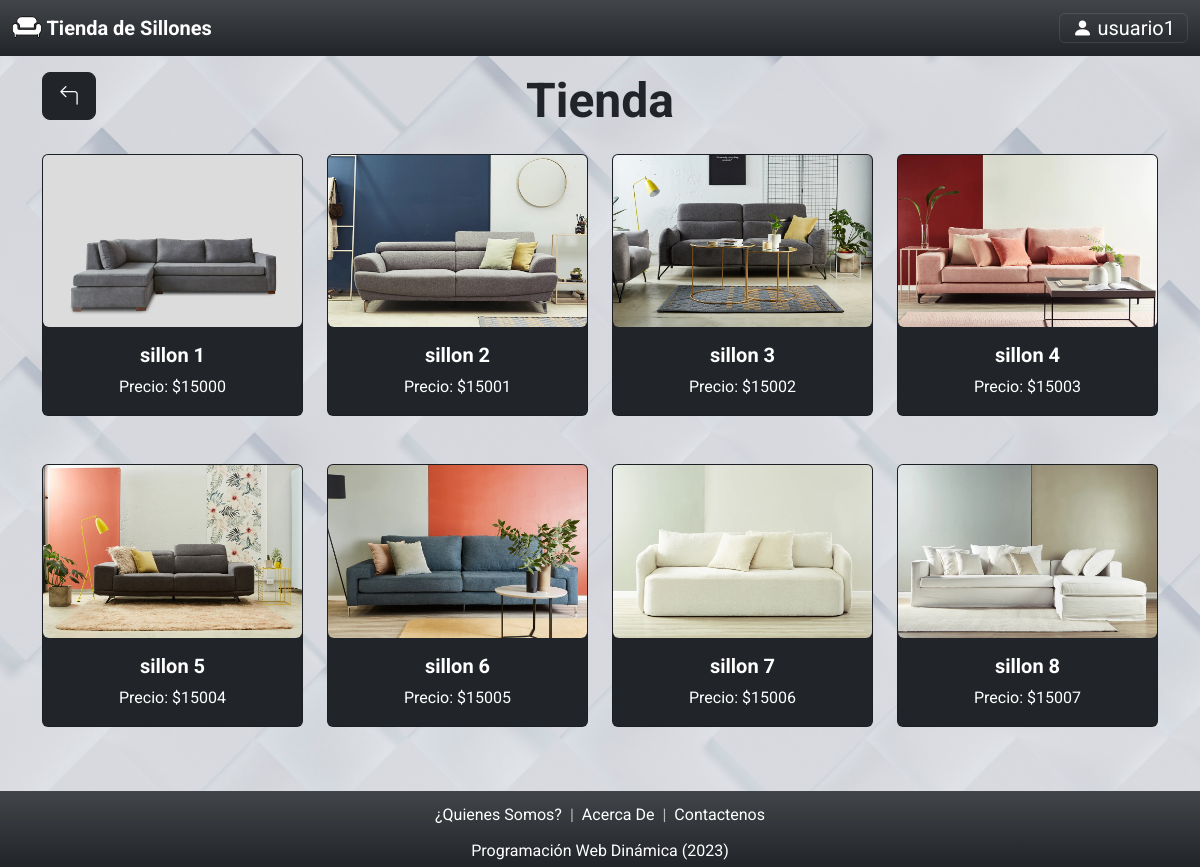
The app's page /vista/paginas/tienda.php?idrol=3 (signed in), older data.
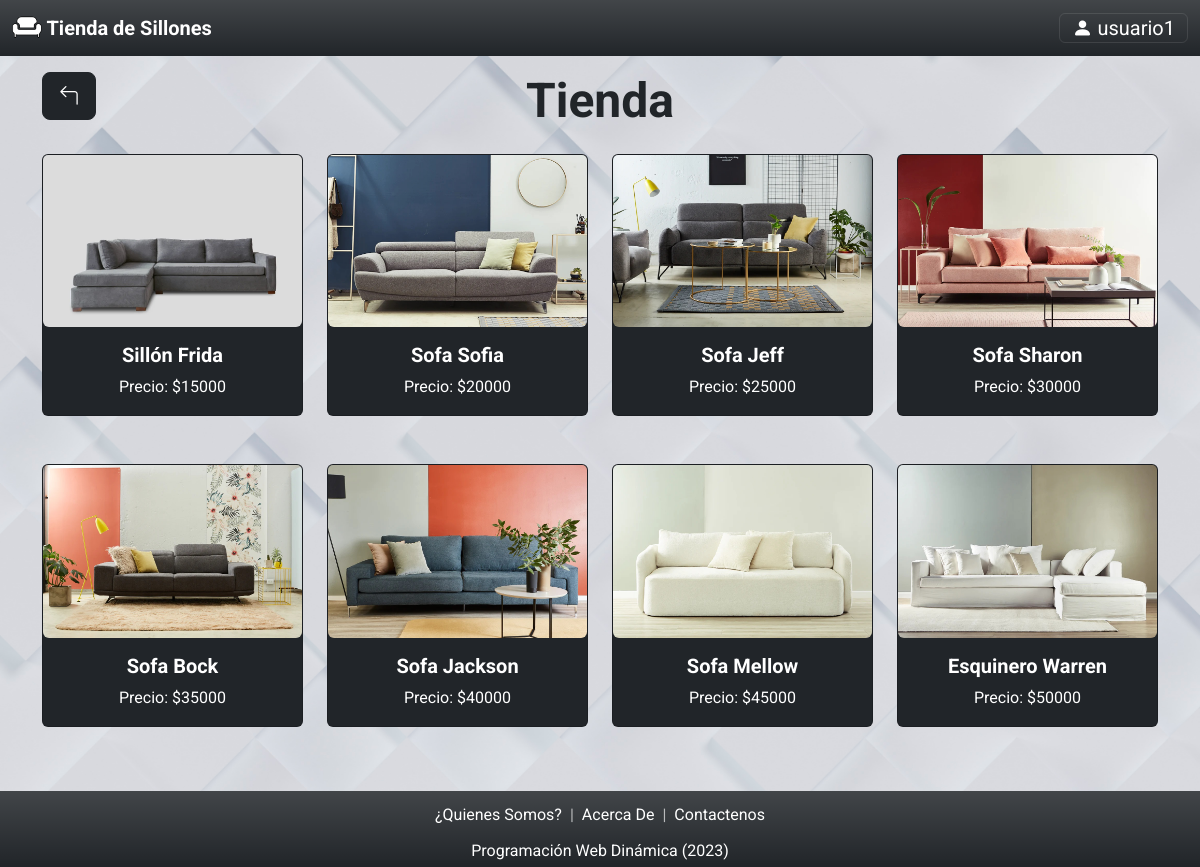
The same page, newer data.
### tables this page shows
CREATE TABLE `usuario` (
    `idusuario` bigint(20) NOT NULL,
    `usnombre` varchar(50) NOT NULL,
    `uspass` varchar(32) NOT NULL,
    `usmail` varchar(50) NOT NULL,
    `usdeshabilitado` timestamp NULL DEFAULT NULL
);

CREATE TABLE `producto` (
    `idproducto` bigint(20) NOT NULL,
    `pronombre` varchar(100) NOT NULL,
    `prodetalle` varchar(512) NOT NULL,
    `proprecio` int(11) NOT NULL,
    `prodeshabilitado` timestamp NULL DEFAULT current_timestamp(),
    `procantstock` int(11) NOT NULL
);

### vista/paginas/tienda.php (the view, shortened to what the rows shown need)
<?php
    include_once("../estructura/encabezadoPrivado.php");
    if (isset($arregloSubMenu)) {
        $i = 0;
        $subMenuDeshabilitado = false;
        while (($i < count($arregloSubMenu)) && (!$subMenuDeshabilitado)) {
            $subMenuActual = $arregloSubMenu[$i];
            if ($subMenuActual -> getMedeshabilitado() != 'null') {
                $subMenuDeshabilitado = true;
            }
            $i++;
        }
        $i = 0;
        $existeSubMenu = false;
        while (($i < count($arregloSubMenu)) && (!$existeSubMenu)) {
            $subMenuActual = $arregloSubMenu[$i];
            if ($subMenuActual -> getMedescripcion() == "tienda") {
                $existeSubMenu = true;
            }
            $i++;
        }
    }
    $permiso = false;
    foreach ($arregloMenu as $menu){
        if (($menu -> getObjMenu() -> getMedescripcion() == "tienda") && ($menu -> getObjMenu() -> getMedeshabilitado() == NULL) && $rolActivo -> getIdrol() == 3) {
            $permiso = true;
        }
    }
    if (!$permiso) {
        echo "<a class='btn btn-lg btn-dark text-center text-white float-start position-absolute d-flex justify-content-start mt-2' href='inicio.php'><i class='bi bi-arrow-90deg-left'></i></a>";
        echo "<br><br><br><h1 class='display-5 pb-3 fw-bold'>No puede acceder a la tienda ya que no tiene los permisos necesarios en su rol o el menú se encuentra deshabilitado.</h1>";
    } else {
?>
<h1 class="display-5 pb-3 fw-bold">Tienda</h1>
<?php
    $objAbmProducto = new AbmProducto();
    $arregloProductos = $objAbmProducto -> buscar(NULL);
    echo '<div class="row text-center">';
        foreach ($arregloProductos as $producto){
            if ($producto -> getProdeshabilitado() == NULL && $producto -> getProcantstock() > 0) {
                echo "<div class='col-3 mb-5'>";
                echo "    <div class='card text-white bg-dark'>";
                $archivo = "../img/productos/" . $producto->getIdproducto() . ".jpg";
                if (file_exists($archivo)){
                    echo "    <img src='../img/productos/" . $producto -> getIdproducto() . ".jpg' class='card-img-top rounded-bottom' alt='articulo de tienda'>";
                } else {
                    echo "    <img src='../img/productos/0.jpg' class='card-img-top rounded-bottom' alt='articulo de tienda'>";
                }
                echo "        <div class='card-body'>";
                echo "            <h5 class='card-title fw-bolder'>" . $producto -> getPronombre() . "</h5>";
                echo "            <p class='card-text'>Precio: $" . $producto -> getProprecio() . "</p>";
                echo "        </div>";
                echo "    </div>";
                echo "</div>";
            }
        }
    echo '</div>';
?>
<?php
    }
    include_once("../estructura/pie.php");
?>

### vista/estructura/encabezadoPrivado.php (shortened to what the rows shown need)
<!DOCTYPE html>
<html lang="en">
    <head>
        <link rel="stylesheet" href="../css/style.css">
        <link rel="stylesheet" href="../../util/jquery-easyui-1.10.17/themes/black/easyui.css">
        <link rel="stylesheet" href="../../util/jquery-easyui-1.10.17/themes/icon.css">
        <link rel="stylesheet" href="https://cdn.jsdelivr.net/npm/bootstrap-icons@1.11.1/font/bootstrap-icons.css">
        <link href="https://cdn.jsdelivr.net/npm/bootstrap@5.3.2/dist/css/bootstrap.min.css" rel="stylesheet">
    </head>
    <body>
        <?php
            $datos = data_submitted();
            $sesionActual = new Session();
            $roles = $sesionActual -> getRol();
            $rolActivo = NULL;
            if (count($roles) > 0) {
                if (isset($datos["idrol"])){
                    $sesionActual -> establecerRolActivo($datos["idrol"]);
                    $rolActivo = $sesionActual -> obtenerRolActivo();
                } else {
                    $rolActivo = $sesionActual -> obtenerRolActivo();
                }
                $objAbmMenuRol = new AbmMenuRol();
                $arregloMenu = $objAbmMenuRol -> buscar(['idrol' => $rolActivo -> getIdrol()]);
                if (count($arregloMenu) > 0){
                    $ObjAbmMenu = new AbmMenu();
                    $arregloMenuPadre = $ObjAbmMenu -> buscar(['idmenu' => $rolActivo -> getIdrol()]);
                    if (count($arregloMenuPadre) > 0){
                        $idMenuPadre = $arregloMenuPadre[0] -> getIdmenu();
                        $arregloSubMenu = $ObjAbmMenu -> buscar(['idpadre' => $idMenuPadre]);
                    }
                }
            } else {
                header("Location:../accion/cerrarSesion.php");
            }
        ?>
        <header>
            <nav class="navbar bg-dark bg-gradient navbar-dark fixed-top">
                <div class="container-fluid">
                    <button
                        type="button"
                        class="navbar-toggler collapsed"
                        data-bs-target="#navbarNav"
                        data-bs-toggle="collapse"
                        aria-controls="navbarNav"
                        aria-expanded="false"
                        aria-label="Toggle navigation"
                    >
                        <span class="text-white bi bi-person-fill"> <?php echo $sesionActual->getUsuario()->getusnombre(); ?></span>
                    </button>
                </div>
            </nav>
        </header>
        <section>
            <div class="content text-center w-100">
                <div class="container mt-2 d-grid gap-5">
                    <div class="py-3">

Row changes from the older to the newer data that the page shows:
removed producto: shows a picture, pronombre "sillon 2", proprecio "15001"
removed producto: shows a picture, pronombre "sillon 3", proprecio "15002"
removed producto: shows a picture, pronombre "sillon 4", proprecio "15003"
removed producto: shows a picture, pronombre "sillon 5", proprecio "15004"
removed producto: shows a picture, pronombre "sillon 6", proprecio "15005"
removed producto: shows a picture, pronombre "sillon 7", proprecio "15006"
removed producto: shows a picture, pronombre "sillon 8", proprecio "15007"
changed producto: pronombre "sillon 1" → "Sillón Frida"
added producto: shows a picture, pronombre "Sofa Sofia", proprecio "20000"
added producto: shows a picture, pronombre "Sofa Jeff", proprecio "25000"
added producto: shows a picture, pronombre "Sofa Sharon", proprecio "30000"
added producto: shows a picture, pronombre "Sofa Bock", proprecio "35000"
added producto: shows a picture, pronombre "Sofa Jackson", proprecio "40000"
added producto: shows a picture, pronombre "Sofa Mellow", proprecio "45000"
added producto: shows a picture, pronombre "Esquinero Warren", proprecio "50000"
